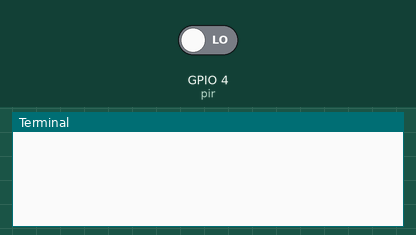
Recording of a program running on a simulated Raspberry Pi (BCM pin numbers). Shown: the last lines printed to the terminal. Inputs (shaded band) come from the test bench; at power-on: GPIO 4 (pir) LOW. The clock reads 2024-03-15 10:24:30 at power-on unless the program sets it; the camera gives no picture and a still takes 0.5 s.

Above: at 1.2 s.
1.3 s: GPIO 4 (pir) driven HIGH
At 2.1 s:
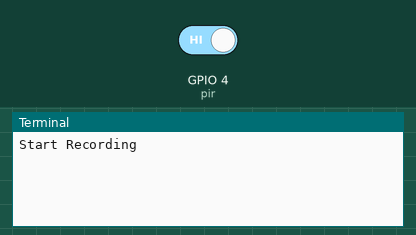
3.8 s: GPIO 4 (pir) driven LOW
At 4.8 s:
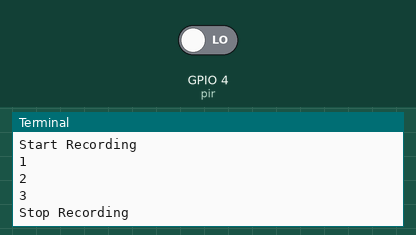

The program:

volgehuisje.py
```python
from gpiozero import MotionSensor
from time import sleep
from picamera import PiCamera
pir = MotionSensor(4) #pin nr
import datetime

camera = PiCamera()
teller = 0
recording = 0

while True:
        while pir.motion_detected:
                if recording == 0:
                        i = datetime.datetime.now()
                        camera.start_recording('/var/www/html/owncloud/vogelhuisje/video %s.h264' %i)
                        print("Start Recording")
                        recording = 1
                if recording == 1:
                        sleep(1)
                        teller = teller + 1
                        print(teller)
                if teller == 300 and recording == 1:
                        camera.stop_recording()
                        x = datetime.datetime.now()
                        camera.start_recording('/var/www/html/owncloud/vogelhuisje/video %s.h264' %i)
                        teller = 0
        if pir.motion_detected == False and recording == 1:
                camera.stop_recording()
                print("Stop Recording")
                recording = 0
                teller = 0
```

Measured:
- after the input at 1.3 s, the terminal: prints a new line at once (image 1)
- after the input at 3.8 s, the terminal: prints a new line after 0.50 s (image 2)
